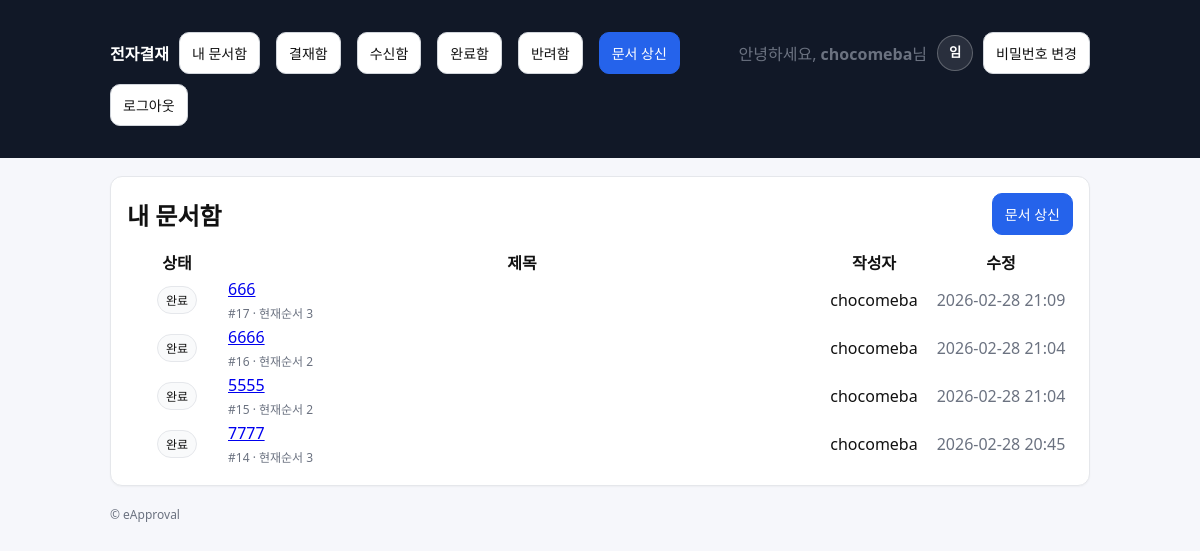
Page /approvals/docs/ (signed in) on the committed database.
### accounts/models.py (models this page shows, shortened)
class Profile(models.Model):
    ROLE_MEMBER = "MEMBER"
    ROLE_CHAIR = "CHAIR"
    ROLE_CHOICES = [
        (ROLE_MEMBER, "일반회원"),
        (ROLE_CHAIR, "위원장"),
    ]
    user = models.OneToOneField(settings.AUTH_USER_MODEL, on_delete=models.CASCADE)
    full_name = models.CharField(max_length=150, blank=True, default="")
    phone = models.CharField(max_length=20, blank=True, null=True)
    role = models.CharField(max_length=20, choices=ROLE_CHOICES, default=ROLE_MEMBER)
    def display_name(self):
        if self.full_name and self.full_name.strip():
            return self.full_name.strip()
        if self.user.first_name and self.user.first_name.strip():
            return self.user.first_name.strip()
        return self.user.username

### approvals/models.py (models this page shows, shortened)
class Document(models.Model):
    class Status(models.TextChoices):
        DRAFT = "DRAFT", "임시"
        SUBMITTED = "SUBMITTED", "상신"
        IN_PROGRESS = "IN_PROGRESS", "진행중"
        REJECTED = "REJECTED", "반려"
        COMPLETED = "COMPLETED", "완료"
    title = models.CharField(max_length=200)
    content = models.TextField(blank=True)
    created_by = models.ForeignKey(
        settings.AUTH_USER_MODEL, on_delete=models.PROTECT, related_name="docs_created"
    )
    status = models.CharField(max_length=20, choices=Status.choices, default=Status.DRAFT)
    current_line_order = models.PositiveIntegerField(default=1)
    created_at = models.DateTimeField(auto_now_add=True)
    updated_at = models.DateTimeField(auto_now=True)

### approvals/views.py (the view)
# urls.py: path("approvals/docs/", views.doc_list, name="doc_list"),
@login_required
def doc_list(request):
    docs = my_documents(request.user)
    return render(request, "approvals/doc_list.html", {"title": "내 문서함", "docs": docs})

### approvals/selectors.py (called while the page is built)
def my_documents(user):
    return Document.objects.filter(created_by=user).order_by("-id")

### templates/approvals/doc_list.html (shortened to what this page needs)
{% extends "base.html" %}
{% block content %}
  <div class="card">
    <div class="row" style="justify-content:space-between;">
      <h2 style="margin:0;">{{ title }}</h2>
      <a class="btn btn-primary" href="{% url 'approvals:doc_create' %}">문서 상신</a>
    </div>
    <div style="margin-top:12px;" class="table-wrap">
      <table class="table doc-table">
        <colgroup>
          <col style="width:96px;">
          <col style="width:auto;">
          <col style="width:110px;">
          <col style="width:140px;">
        </colgroup>
        <thead>
          <tr>
            <th>상태</th>
            <th>제목</th>
            <th>작성자</th>
            <th>수정</th>
          </tr>
        </thead>
        <tbody>
        {% for doc in docs %}
          <tr>
            <td><span class="badge">{{ doc.get_status_display }}</span></td>
            <td>
              <a href="{% url 'approvals:doc_detail' doc.id %}" style="display:inline-block;">
                {{ doc.title }}
              </a>
              <div class="muted" style="font-size:12px; margin-top:4px;">
                #{{ doc.id }} · 현재순서 {{ doc.current_line_order }}
              </div>
            </td>
            <td>{{ doc.created_by.username }}</td>
            <td class="muted">{{ doc.updated_at|date:"Y-m-d H:i" }}</td>
          </tr>
        {% empty %}
          <tr>
            <td colspan="4" class="muted">문서가 없습니다.</td>
          </tr>
        {% endfor %}
        </tbody>
      </table>
    </div>
  </div>
{% endblock %}

### templates/base.html (shortened to what this page needs)
<!doctype html>
<html lang="ko">
<head>
</head>
<body>
  <header>
    <div class="wrap">
      <nav>
        <a href="{% url 'approvals:home' %}"><strong>전자결재</strong></a>
        <a class="btn" href="{% url 'approvals:doc_list' %}">내 문서함</a>
        <a class="btn" href="{% url 'approvals:inbox' %}">결재함</a>
        <a class="btn" href="{% url 'approvals:received' %}">수신함</a>
        <a class="btn" href="{% url 'approvals:completed' %}">완료함</a>
        <a class="btn" href="{% url 'approvals:rejected' %}">반려함</a>
        <a class="btn btn-primary" href="{% url 'approvals:doc_create' %}">문서 상신</a>
        {% if user.is_authenticated %}
          <div class="profile-wrap">
        <span class="muted">안녕하세요, <strong>{{ user.username }}</strong>님</span>
  <button type="button" class="profile-btn" id="profileBtn" aria-haspopup="true" aria-expanded="false">
    <span class="profile-avatar">
      {{ user.profile.display_name|default:user.username|slice:":1" }}
    </span>
  </button>
    </div>
          <a class="btn" href="{% url 'accounts:password_change' %}">비밀번호 변경</a>
          <form method="post" action="{% url 'accounts:logout' %}" style="display:inline;">
            <button class="btn" type="submit">로그아웃</button>
          </form>
        {% else %}
          <a class="btn" href="{% url 'accounts:login' %}">로그인</a>
          <a class="btn btn-primary" href="{% url 'accounts:signup' %}">회원가입</a>
        {% endif %}
      </nav>
    </div>
  </header>
  <main class="wrap">
    {% block content %}{% endblock %}
    <footer class="muted">
      <div>© eApproval</div>
    </footer>
  </main>
</body>
</html>

### templates/base.html (style rules this page uses)
body { font-family: system-ui, -apple-system, Segoe UI, Roboto, "Noto Sans KR", Arial, sans-serif; margin:0; background:#f6f7fb; color:#111; }
header { background:#111827; color:#fff; padding:14px 18px; }
header a { color:#fff; text-decoration:none; }
.wrap { max-width: 980px; margin: 0 auto; padding: 18px; }
nav { display:flex; gap:10px; flex-wrap:wrap; align-items:center; }
.card { background:#fff; border:1px solid #e5e7eb; border-radius:12px; padding:16px; box-shadow: 0 1px 2px rgba(0,0,0,0.04); }
.btn { display:inline-block; padding:10px 12px; border-radius:10px; border:1px solid #d1d5db; background:#fff; text-decoration:none; color:#111; font-size:14px; }
.btn-primary { background:#2563eb; border-color:#2563eb; color:#fff; }
.btn + .btn { margin-left: 6px; }
.muted { color:#6b7280; }
.table { table-layout: fixed; width: 100%; }
.table th, .table td { white-space: nowrap; overflow: hidden; text-overflow: ellipsis; text-align: center; }
.table td:nth-child(2) { text-align: left; }
.table th:nth-child(2) { text-align: center; }
.table-wrap { width: 100%; overflow-x: auto; -webkit-overflow-scrolling: touch; }
.badge { display:inline-block; padding:4px 8px; border-radius:999px; font-size:12px; border:1px solid #e5e7eb; background:#f9fafb; }
.row { display:flex; gap:10px; flex-wrap:wrap; align-items:center; }
footer { padding: 20px 0; color:#6b7280; font-size:12px; }
.profile-wrap { display:flex; align-items:center; gap:10px; position:relative; }
.profile-btn { border:0; background:transparent; cursor:pointer; padding:0; line-height:0; }
.profile-avatar { width:34px; height:34px; border-radius:999px; display:flex; align-items:center; justify-content:center; background:#ffffff1a; border:1px solid rgba(255,255,255,0.25); color:#fff; font-weight:800; }

### rows in the picture
Document: status "완료", title "666", id "17", current_line_order "3", created_by.username "chocomeba", updated_at "2026-02-28 21:09"
Document: status "완료", title "6666", id "16", current_line_order "2", created_by.username "chocomeba", updated_at "2026-02-28 21:04"
Document: status "완료", title "5555", id "15", current_line_order "2", created_by.username "chocomeba", updated_at "2026-02-28 21:04"
Document: status "완료", title "7777", id "14", current_line_order "3", created_by.username "chocomeba", updated_at "2026-02-28 20:45"

### other values in the picture
{{ user.username }} "chocomeba"
{{ user.profile.display_name|default:user.username|slice:":1" }} "임"
{{ title }} "내 문서함"
